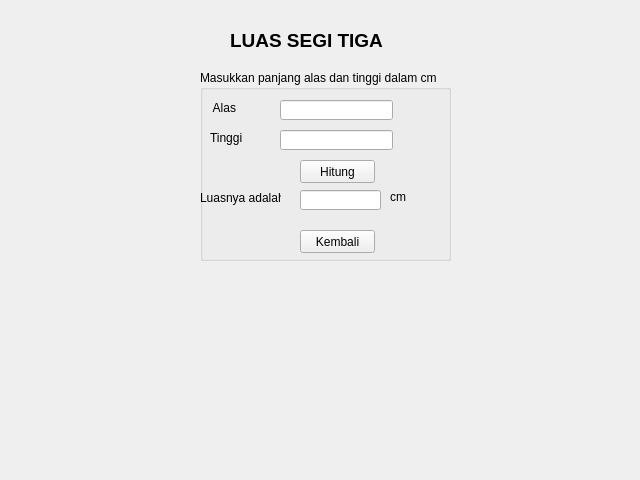
<?xml version="1.0" encoding="UTF-8"?>
<ui version="4.0">
 <class>Form</class>
 <widget class="QWidget" name="Form">
  <property name="geometry">
   <rect>
    <x>0</x>
    <y>0</y>
    <width>640</width>
    <height>480</height>
   </rect>
  </property>
  <property name="windowTitle">
   <string>Form</string>
  </property>
  <widget class="QLabel" name="label">
   <property name="geometry">
    <rect>
     <x>230</x>
     <y>30</y>
     <width>231</width>
     <height>20</height>
    </rect>
   </property>
   <property name="font">
    <font>
     <pointsize>14</pointsize>
     <weight>75</weight>
     <bold>true</bold>
    </font>
   </property>
   <property name="text">
    <string>LUAS SEGI TIGA</string>
   </property>
  </widget>
  <widget class="QGroupBox" name="groupBox">
   <property name="geometry">
    <rect>
     <x>200</x>
     <y>70</y>
     <width>251</width>
     <height>191</height>
    </rect>
   </property>
   <property name="title">
    <string>Masukkan panjang alas dan tinggi dalam cm</string>
   </property>
   <widget class="QLineEdit" name="txtAlasSegiTiga">
    <property name="geometry">
     <rect>
      <x>80</x>
      <y>30</y>
      <width>113</width>
      <height>20</height>
     </rect>
    </property>
   </widget>
   <widget class="QLineEdit" name="txtTinggiSegiTIga">
    <property name="geometry">
     <rect>
      <x>80</x>
      <y>60</y>
      <width>113</width>
      <height>20</height>
     </rect>
    </property>
   </widget>
   <widget class="QPushButton" name="btnHitungLuasSegiTiga">
    <property name="geometry">
     <rect>
      <x>100</x>
      <y>90</y>
      <width>75</width>
      <height>23</height>
     </rect>
    </property>
    <property name="text">
     <string>Hitung</string>
    </property>
   </widget>
   <widget class="QLineEdit" name="txtLuasSegiTiga">
    <property name="geometry">
     <rect>
      <x>100</x>
      <y>120</y>
      <width>81</width>
      <height>20</height>
     </rect>
    </property>
    <property name="readOnly">
     <bool>true</bool>
    </property>
   </widget>
   <widget class="QLabel" name="label_2">
    <property name="geometry">
     <rect>
      <x>190</x>
      <y>120</y>
      <width>47</width>
      <height>13</height>
     </rect>
    </property>
    <property name="text">
     <string>cm</string>
    </property>
   </widget>
   <widget class="QLabel" name="label_3">
    <property name="geometry">
     <rect>
      <x>0</x>
      <y>120</y>
      <width>81</width>
      <height>16</height>
     </rect>
    </property>
    <property name="text">
     <string>Luasnya adalah</string>
    </property>
   </widget>
   <widget class="QLabel" name="label_4">
    <property name="geometry">
     <rect>
      <x>10</x>
      <y>30</y>
      <width>71</width>
      <height>16</height>
     </rect>
    </property>
    <property name="text">
     <string> Alas</string>
    </property>
   </widget>
   <widget class="QLabel" name="label_5">
    <property name="geometry">
     <rect>
      <x>10</x>
      <y>60</y>
      <width>71</width>
      <height>16</height>
     </rect>
    </property>
    <property name="text">
     <string>Tinggi</string>
    </property>
   </widget>
   <widget class="QPushButton" name="btnBack">
    <property name="geometry">
     <rect>
      <x>100</x>
      <y>160</y>
      <width>75</width>
      <height>23</height>
     </rect>
    </property>
    <property name="text">
     <string>Kembali</string>
    </property>
   </widget>
  </widget>
 </widget>
 <resources/>
 <connections/>
</ui>
